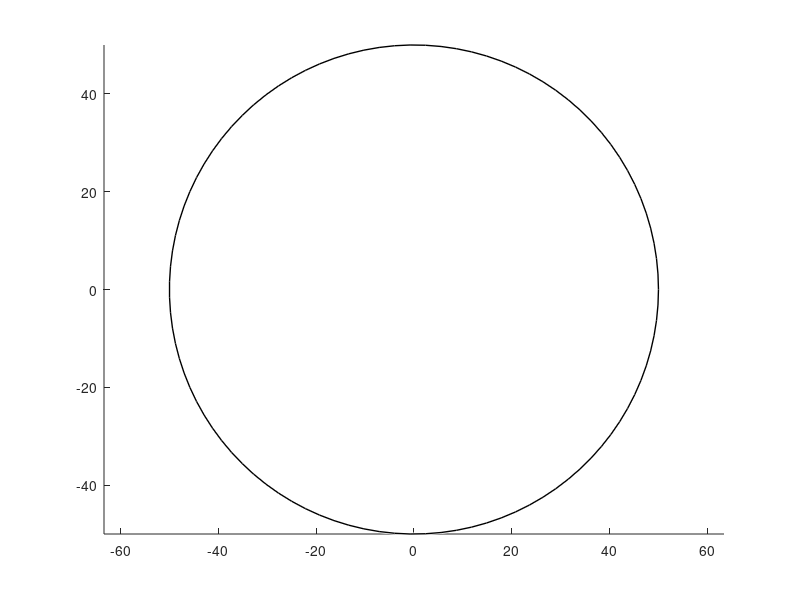

This chart was generated by the following MATLAB code: (Note: this script raises an error after producing the figure.)
% Code by Jordan Langford for BME 3301 Final Project, 24Apr23
clear,clc,
close all,

% I challenged myself to write this with no loops other than the main
% update loop. I apologize if that makes some of the code difficult to
% understand. I tried my best to explain it in the comments. Also,
% excluding formatting for ease of use and comments, I managed to do the
% whole thing in about 50 lines of code, which is neat.

% For tracking individual ligands and verifying they only move when
% inactive, I recommend about 25 ligands be simulated. The program easily
% handles several hundred, but it becomes difficult to distinguish and
% track individual ligands.

%% Domain establishment and variable definition

domain_radius = 50;    % establishes radius, in nm

% provides a visual representation of domain

simulation = figure;                                            % names our figure "simulation"
viscircles([0,0],domain_radius,'Color','k','LineWidth',1);      % draws a circle centered at x=0, y=0, with radius 50, in nm
axis equal                          % sets axes to be equal to preserve circular nature, instead of displaying an oval

% variable definitions

Pa_activation_probability = rand;                                   % probability of integrin activation, unitless
F_integrin_ligand_bond_force = rand*10;                             % integrin/ligand bond force, in...
Pub_unbinding_probability = 1/(1.5*F_integrin_ligand_bond_force);   % probability of unbinding from a ligand, unitless

%% Integrin initialization
% This section takes an input number and generates a set of (input number)
% of integrins at randomized positions, all beginning unbound and inactive.

N_number_of_integrins = input("How many integrins should be simulated? Input: ");

tic

coordinates_and_states = initialization(domain_radius,N_number_of_integrins);  
% uses intialization function to generate N x 4 matrix of format 
% [x-coord,y-coord,0,0] the last two columns are boolean falses
% representing the activation state and whether they are attached to ligands

%% Simulation
% This section updates the positions and activated/bound states for an
% input number of iterations. The max_position_change constrains the
% position change to a specified amount to avoid dramatic position changes.

max_position_change = input("Input the max displacement allowed in nm: ");
number_of_iterations = input("How many iterations? Maximum 500 >> ");
number_of_iterations = (not(number_of_iterations > 500)*number_of_iterations) + 500*(number_of_iterations > 500);
% this is just a way of ensuring the max iterations don't exceed 500, but
% without loops. Takes the inverse of a logical operation checking if 500
% is exceeded (0 if exceeded, 1 if not) and multiplies it by the input. If
% exceeded, this part becomes zero. Then adds 500 times the logical output
% once again asking if the value is exceeded, but not inverted.

hold on

inactive_ligands = coordinates_and_states(coordinates_and_states(:,3)==0,:); 
active_ligands = coordinates_and_states(coordinates_and_states(:,3)==1,:);

% these lines extract the respective rows for inactive or active ligands in
% order to have two seperate plots for ease of color assignment.

inactive_points = scatter(inactive_ligands(:,1),inactive_ligands(:,2),'g','filled');
active_points = scatter(active_ligands(:,1),active_ligands(:,2),'r','filled');

movie_frames = struct('cdata',cell(1,number_of_iterations),'colormap',cell(1,number_of_iterations));

for n = 1:number_of_iterations
    coordinates_and_states = position_update(coordinates_and_states,max_position_change);
    % This function shifts the positions of the integrins that aren't bound.
    coordinates_and_states = activation_and_ligand_binding_reverse(N_number_of_integrins,Pa_activation_probability,Pub_unbinding_probability,coordinates_and_states);
    % This function updates the bound and activated states

    coordinate_excess_r_and_theta = [
        (sqrt(coordinates_and_states(:,1).^2 + coordinates_and_states(:,2).^2) - domain_radius) .* (sqrt(coordinates_and_states(:,1).^2 + coordinates_and_states(:,2).^2) > domain_radius)...
        (coordinates_and_states(:,2)./abs(coordinates_and_states(:,2)) .* acos(coordinates_and_states(:,1) ./ sqrt(coordinates_and_states(:,1).^2 + coordinates_and_states(:,2).^2)))
        ];

    % this section generates an excess r, the value by which the input
    % radius has been exceeded, by finding the magnitude of the radius of
    % each row and subtracting the radius from it, then multiplying by the
    % logical result of asking if the radius has been exceeded. This
    % produces an excess r of 0 for values less than the radius.
    % Then, theta is calculated via the arc cosine method. Since theta's
    % formulation is dependent on whether or not y is positive, the first
    % term extracts the sign of the y coordinates and multiplies by the
    % sign.

    coordinates_and_states(:,[1,2]) = [
        (coordinates_and_states(:,1) .* (sqrt(coordinates_and_states(:,1).^2 + coordinates_and_states(:,2).^2) <= domain_radius) + coordinates_and_states(:,1) .* (-1) .* (sqrt(coordinates_and_states(:,1).^2 + coordinates_and_states(:,2).^2) > domain_radius)) + coordinate_excess_r_and_theta(:,1) .* cos(coordinate_excess_r_and_theta(:,2))...
        (coordinates_and_states(:,2) .* (sqrt(coordinates_and_states(:,1).^2 + coordinates_and_states(:,2).^2) <= domain_radius) + coordinates_and_states(:,2) .* (-1) .* (sqrt(coordinates_and_states(:,1).^2 + coordinates_and_states(:,2).^2) > domain_radius)) + coordinate_excess_r_and_theta(:,1) .* sin(coordinate_excess_r_and_theta(:,2))
        ];

    % this section adjusts coordinates by converting the excess values from
    % polar to cartesian and summing them with the original values)

    inactive_ligands = coordinates_and_states(coordinates_and_states(:,3)==0,:); 
    active_ligands = coordinates_and_states(coordinates_and_states(:,3)==1,:);

    inactive_points.XData = inactive_ligands(:,1);
    inactive_points.YData = inactive_ligands(:,2);
    active_points.XData = active_ligands(:,1);
    active_points.YData = active_ligands(:,2);
    drawnow limitrate
    movie_frames(n) = getframe;
end

toc

movie(movie_frames,1,10)

%% Functions

function output = initialization(domain_radius,sample_number)

% This function takes the circular radius of a radially defined domain
% and a number of samples and produces an and x and y position for the 
% desired number of samples, as well as defining two states as false
% (column 3 and 4 of the output)
% domain_radius = the desired radius of the 

% as demanded by the problem, I start with radius and theta.
% The two are assembled in an n x 2 matrix, with r as the first random
% number column in a range of 0 to the input radius, and theta as the
% second column, also a random number, but of range 0-360 

r_thetas = [domain_radius*rand([sample_number,1]),360*rand([sample_number,1])];

x_ys = [r_thetas(:,1).*cos(r_thetas(:,2)),r_thetas(:,1).*sin(r_thetas(:,2)),zeros(sample_number,2)];

output = x_ys;

end



function output_matrix = position_update(input_matrix,max_step)

% takes in a matrix of the format
% [x-pos,y-pos,activation state, bound state]
% and outputs an updated version, slightly moving
% all unbound specimens.
% input_matrix = the matrix to be updated
% max_step = the maximum change in position, distance

sample_number = size(input_matrix,1);                                                     % measures the number of input rows

adjustment_r_theta = [max_step*rand([sample_number,1]),360*rand([sample_number,1])];    % generates a displacement magnitude and direction
                                                                                            % in r-theta format

adjustment_x_y = [
    adjustment_r_theta(:,1).*cos(adjustment_r_theta(:,2)).*not(input_matrix(:,4))...  % x value
    adjustment_r_theta(:,1).*sin(adjustment_r_theta(:,2)).*not(input_matrix(:,4))...  % y value
    zeros(sample_number,2)                                                            % ligand states
    ];

% This one's complicated. The displacements are converted to x and y as
% before, but crucially, they are then multiplied by the INVERSE (via the
% not function) of the value in the fourth column of the input matrix.
% Since 0 = unbound, a value of 0 allows movement. By multiplying by the
% logical inverse, no motion is applied to a row when the fourth column of
% that row equals logical one, which would output a zero through the not
% function.

output_matrix = input_matrix + adjustment_x_y;

% more or less self-explanatory, sums input with the adjustment.

end



function output_matrix = activation_and_ligand_binding(sample_number,activation_probability,input_matrix)

% This function takes an input number of samples
% (redundant with my arrangement, but the project says
% to), the activation probability Pa, and the activation
% and ligand-bound status of each integrin (provided via
% the input matrix) in order to assess and shift those
% states as applicable.
% sample_number = the number of ligands being assessed
% activation_probability = the probability of a ligand
%                          changing state
% input matrix = the matrix containing the current states
%                of the ligands, with activation state 
%                being in column 3 and bound state being 
%                in column 4 using logical values.

bound_ligands = [zeros(sample_number,2),input_matrix(:,[3,4])];
% extracts which ligands are already bound for later re-addition to matrix
% to conserve their bound status.

probability_rolls = rand(sample_number,1).*not(input_matrix(:,4));

% this produces an series of random probability rolls. The second term, the
% inverse of the fourth column of the input matrix, causes all already
% bound ligands to produce a roll of 0, while all unbound ligands produce a
% multiplier of one, applied to their random roll.

output_matrix = input_matrix;
output_matrix(:,[3,4]) = [(probability_rolls > activation_probability),(probability_rolls > activation_probability)];
output_matrix = output_matrix + bound_ligands;

% another conceptually challenging operation. For the third and fourth
% columns, which represent the activation and bound state of each ligand,
% this operation replaces the old value with a new value equivalent to the
% logical output of whether or not that ligand successfully rolled higher
% than the probability of activation. Since the prior operation produced
% rolls of zero for all active ligands, this operation only applies to
% inactive ligands. As this logical operation produces zeros for all bound
% ligands, the final operation adds back in logical ones to all bound
% ligands to retain their bound status.

end



function output_matrix = activation_and_ligand_binding_reverse(sample_number,activation_probability,inactivation_probability,input_matrix)

% This function takes an input number of samples
% (redundant with my arrangement, but the project says
% to), the activation probability Pa, and the activation
% and ligand-bound status of each integrin (provided via
% the input matrix) in order to assess and shift those
% states as applicable.
% sample_number = the number of ligands being assessed
% activation_probability = the probability of a ligand
%                          changing state
% input matrix = the matrix containing the current states
%                of the ligands, with activation state 
%                being in column 3 and bound state being 
%                in column 4 using logical values.

bound_ligands = [input_matrix(:,4)];
% extracts which ligands are already bound for later re-addition to matrix
% to conserve their bound status.

turn_on_probability_rolls = rand(sample_number,1).*not(input_matrix(:,4));
turn_on_probability_rolls = turn_on_probability_rolls + bound_ligands;

% this produces an series of random probability rolls. The second term, the
% inverse of the fourth column of the input matrix, applies the random
% multiplier ONLY to not already on ligands (ligands whose inverse logical
% value = 1). Finally, already "on" ligands are added back in to ensure
% they are greater than or equal to activation probability, preventing the
% later equation from outputting a logical one that might get summed with
% the later logical one from the ligand remaining on.

turn_off_probability_rolls = rand(sample_number,1).*input_matrix(:,4);

% produces a similar matrix, but only for currently on ligands.

newly_on_ligands = zeros(sample_number,2);
newly_on_ligands(:,[1,2]) = [(turn_on_probability_rolls < activation_probability),(turn_on_probability_rolls < activation_probability)];

% another conceptually challenging operation. For the new first and second
% columns, which represent the activation and bound state of each ligand,
% this operation outputs a value per ligand/row equivalent to the
% logical output of whether or not that ligand successfully rolled higher
% than the probability of activation. Since the prior operation produced
% rolls of zero for all active ligands, this operation only applies to
% inactive ligands. As this logical operation produces zeros for all bound
% ligands, the final output is zeros for all already active ligands, zeros
% for ligands that didn't roll high enough, and ones for ligands that did
% roll high enough.

maintaining_on_and_newly_off_ligands = zeros(sample_number,2);
maintaining_on_and_newly_off_ligands(:,[1,2]) = [(turn_off_probability_rolls > inactivation_probability),(turn_off_probability_rolls > inactivation_probability)];

% similar to previous operation, but takes input states and multiplies by
% the logical result of asking if the turn off roll was higher than the
% inactivation probability. This produces a zero when the roll is lower
% than the inactivation probability, a zero for all already off states, and
% a one only when rolling higher than the inactivation probability and
% already on.

total_states = newly_on_ligands + maintaining_on_and_newly_off_ligands;

% sums the two logical groups. 

output_matrix = [input_matrix(:,[1,2]),total_states];
% re-inputs positions to output, appends new state values.

end
